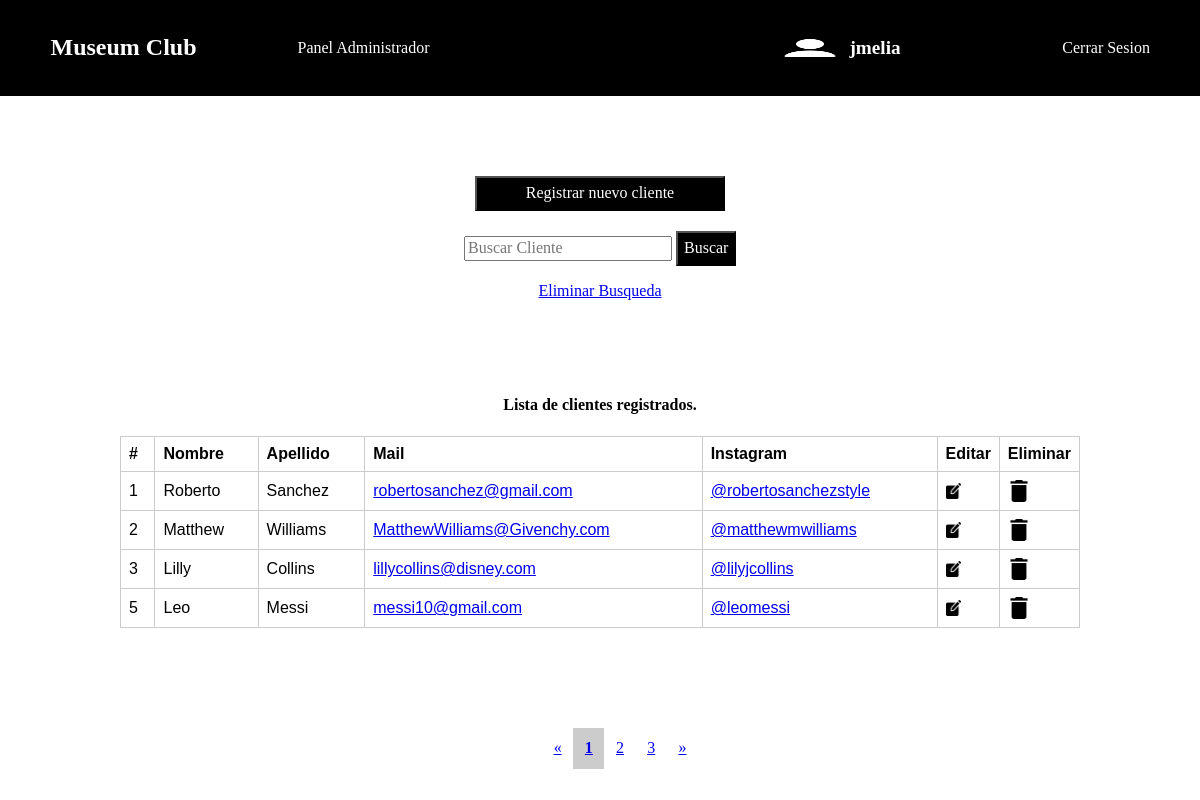
/adminResults.php?pagina=1 (signed in), run on the app's committed database.
### tables this page shows
CREATE TABLE `clientes` (
  `ID` int(11) NOT NULL,
  `name` varchar(50) NOT NULL,
  `lastName` varchar(50) NOT NULL,
  `email` varchar(150) NOT NULL,
  `instaUser` varchar(50) NOT NULL
);

### adminResults.php (the view, shortened to what this page needs)
<html lang="es">
<head>
    <link rel="stylesheet" href="css/main.css">
    <link rel="stylesheet" href="css/normalize.css">
</head>
<body>
    <?php include_once "includes/header.php"; ?>
    <section class="datosAdmin">
        <a href="userRegister.php"><button>Registrar nuevo cliente</button></a>
        <br>
        <form action="adminResults.php?pagina=1" method="post">
            <input type="text" placeholder="Buscar Cliente" name="busquedaCliente" required> <Button class="buttonBuscar">Buscar</Button>
        </form>
        <?php
        include('model/conexion.php');
        $buscar = $_POST['busquedaCliente'];
        $usuariosPorPagina = 4;
        $iniciarPaginado = ($_GET['pagina'] - 1) * $usuariosPorPagina;
        $consulta = mysqli_query($conexion, "SELECT * FROM clientes WHERE name LIKE '%$buscar%' OR lastName LIKE '%$buscar%' or email like '%$buscar%' or instaUser like '%$buscar%' order BY id LIMIT $iniciarPaginado,  $usuariosPorPagina");
        $consultaColumnas = mysqli_query($conexion, "SELECT * FROM clientes WHERE name LIKE '%$buscar%' OR lastName LIKE '%$buscar%' order BY id");
        $totalUsers =  mysqli_num_rows($consultaColumnas);
        $paginas = $totalUsers / $usuariosPorPagina;
        $paginas = ceil($paginas);
        ?>
        <a href="admin.php">Eliminar Busqueda</a>
        <div class="tablaClientes">
            <h4>Lista de clientes registrados.</h4>
            <table>
                <tr>
                    <th>#</th>
                    <th>Nombre</th>
                    <th>Apellido</th>
                    <th>Mail</th>
                    <th>Instagram</th>
                    <th>Editar</th>
                    <th>Eliminar</th>
                </tr>
                <?php
                while ($resultados = mysqli_fetch_array($consulta)) {
                ?>
                    <tr>
                        <td><?php echo $resultados['ID']; ?></td>
                        <td><?php echo $resultados['name']; ?></td>
                        <td><?php echo $resultados['lastName']; ?></td>
                        <td> <a target="_blank" href="mailto:<?php echo $resultados['email']; ?>"><?php echo $resultados['email']; ?></a></td>
                        <td><a target="_blank" href="https://www.instagram.com/<?php echo $resultados['instaUser']; ?>/">@<?php echo $resultados['instaUser']; ?></a> </td>
                        <td class="tablaIcon"> <a href="adminEdit.php? ID=<?php echo $resultados['ID'] ?> & name=<?php echo $resultados['name'] ?> & lastName=<?php echo $resultados['lastName'] ?> &
                         email=<?php echo $resultados['email'] ?> & instaUser=<?php echo $resultados['instaUser'] ?>">
                                <img class="iconEdit" src="img/editing.png"> </a> </td>
                        <td class="tablaIcon"> <a onclick="return confirmDelete();" href="controller/delete_controller.php? ID=<?php echo $resultados['ID'] ?> & instaUser=<?php echo $resultados['instaUser'] ?>"><img class="iconEdit" src="img/delete.png"></a></td>
                    </tr>
                <?php
                }
                ?>
            </table>
            <nav class="paginacion" aria-label="Page navigation example">
                <ul class="paginacion pagination">
                    <li class="page-item
                <?php echo $_GET['pagina'] <= 1 ? 'disabled' : ''; ?>
                ">
                        <a class="page-link paginacionItem" href="Admin.php?pagina=<?php echo $_GET['pagina'] - 1; ?>" aria-label="Previous">
                            <span aria-hidden="true">&laquo;</span>
                        </a>
                    </li>
                    <?php for ($i = 0; $i < $paginas; $i++) : ?>
                        <li class="page-item
                    <?php echo $_GET['pagina'] == $i + 1 ? 'active' : ''; ?>
                    "><a class="page-link paginacionItem" href="Admin.php?pagina=<?php echo $i + 1; ?>"> <?php echo $i + 1; ?> </a></li>
                    <?php endfor ?>
                    <li class="page-item
                <?php echo $_GET['pagina'] >= $paginas ? 'disabled' : ''; ?>
                ">
                        <a class="page-link paginacionItem" href="Admin.php?pagina=<?php echo $_GET['pagina'] + 1; ?>" aria-label="Next">
                            <span aria-hidden="true">&raquo;</span>
                        </a>
                    </li>
                </ul>
            </nav>
        </div>
    </section>
</body>
</html>

### css/main.css (style rules this page uses)
button { font-size: 1.2rem; margin-top: 20px !important; margin-right: auto !important; margin-left: auto !important; width: 250px; height: 35px; color: white; background-color: black; cursor: pointer; }
nav { display: flex; justify-content: space-between; align-items: center; width: 100%; height: 12vh; color: white; background-color: black; }
.datosAdmin { margin-top: 5%; text-align: center; }
.buttonBuscar { width: 5%; }
.tablaClientes { margin-top: 8%; }
.tablaClientes table { font-family: arial, sans-serif; border-collapse: collapse; width: 80%; margin: auto; margin-bottom: 6%; }
.tablaClientes td, th { border: 1px solid #ccc; text-align: left; padding: 8px; }
.tablaClientes td img { width: 35%; }
.tablaIcon { width: 5%; }
.paginacion { text-align: center; width: 100%; background-color: white; display: flex; margin: auto; justify-content: center; }
.pagination { margin: auto; }
.page-item { padding: 1%; text-decoration: none; list-style: none; }
.active { font-weight: bold; background-color: #ccc; }
.disabled { cursor: not-allowed ; pointer-events: none; }

### data on the page
clientes: ID "1", name "Roberto", lastName "Sanchez", email "robertosanchez@gmail.com", instaUser "robertosanchezstyle"
clientes: ID "2", name "Matthew", lastName "Williams", email "MatthewWilliams@Givenchy.com", instaUser "matthewmwilliams"
clientes: ID "3", name "Lilly", lastName "Collins", email "lillycollins@disney.com", instaUser "lilyjcollins"
clientes: ID "5", name "Leo", lastName "Messi", email "messi10@gmail.com", instaUser "leomessi"

### other printed values
$_SESSION['user'] "jmelia"
